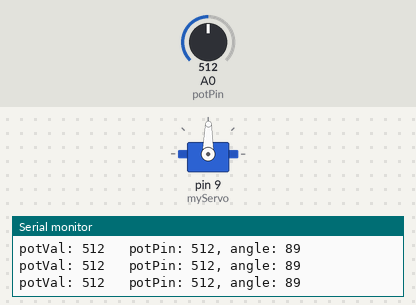
Bench run of a program on a simulated Arduino Uno, built with avr-gcc and run on an emulated ATmega328P. Shown: servo, the last lines printed to the serial monitor. The test bench sets the inputs (shaded band); at power-on: A0 (potPin) = 512.

Above: at 1.2 s.
1.3 s: A0 (potPin) set to 554
At 2.6 s:
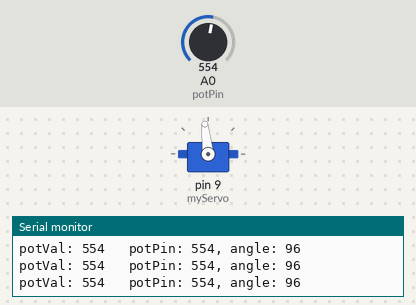
4.3 s: A0 (potPin) set to 584
At 5.2 s:
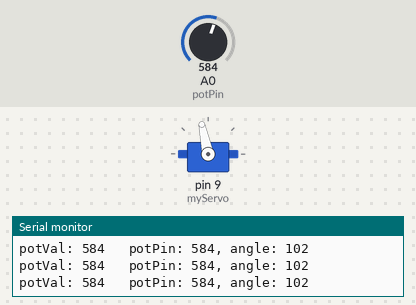
5.8 s: A0 (potPin) set to 306
At 6.8 s:
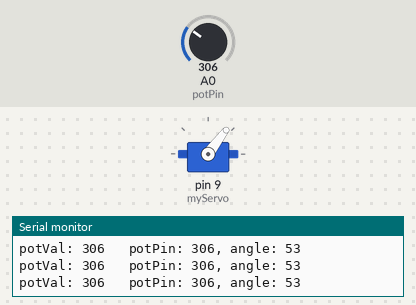
7.3 s: A0 (potPin) set to 111
At 7.8 s:
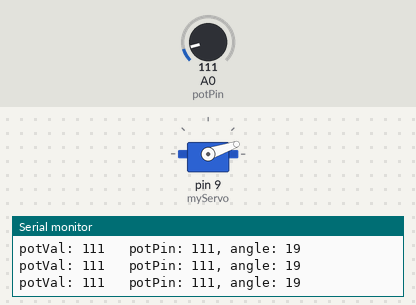
8.8 s: A0 (potPin) set to 90
At 9.4 s:
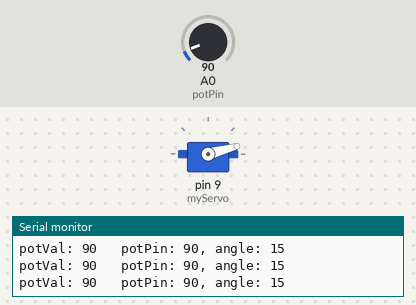
11.8 s: A0 (potPin) set to 122
At 13.0 s:
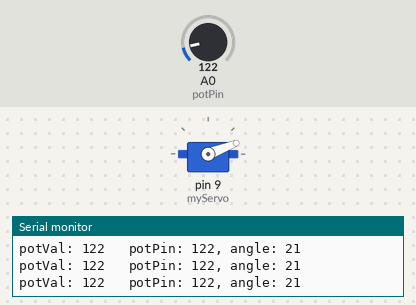
Timing chart, 0 to 14.3 s (numbered marks = the images above; inputs shaded):
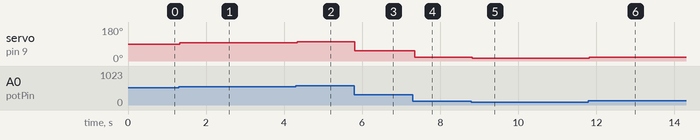

Measured:
- after the input at 1.3 s, servo on pin 9 (myServo): 89° → 96° at once
- after the input at 4.3 s, servo on pin 9 (myServo): 96° → 102° at once
- after the input at 5.8 s, servo on pin 9 (myServo): 102° → 53° at once
- after the input at 7.3 s, servo on pin 9 (myServo): 53° → 19° at once
- after the input at 8.8 s, servo on pin 9 (myServo): 19° → 15° at once
- after the input at 11.8 s, servo on pin 9 (myServo): 15° → 21° at once

The program:

main.cpp
```cpp
#include <Arduino.h>


// include the Servo library
#include <Servo.h>

Servo myServo;  // create a servo object

int const potPin = A0;  // (Analog Input)analog pin used to connect the potentiometer Analog in pins A0-A5 can report back a value between 0-1023 (10 bit), which maps to a range from 0 volts to 5 volts.
int potVal;             // variable to read the value from the analog pin
int angle;              // variable to hold the angle for the servo motor

void setup() {
  myServo.attach(9);   // attaches the servo on pin 9 to the servo object
  Serial.begin(9600);  // open a serial connection to your computer
}

void loop() {
  potVal = analogRead(potPin);  // read the value of the potentiometer

  // print out the value to the Serial Monitor
  Serial.print("potVal: ");
  Serial.print(potVal);
  Serial.print("\t potPin: ");
  Serial.print(analogRead(potPin));

  // scale the numbers from the pot
  angle = map(potVal, 0, 1023, 0, 179);

  // print out the angle for the servo motor
  Serial.print(", angle: ");
  Serial.println(angle);

  // set the servo position
  myServo.write(angle);

  // wait for the servo to get there
  delay(50);
}
```
